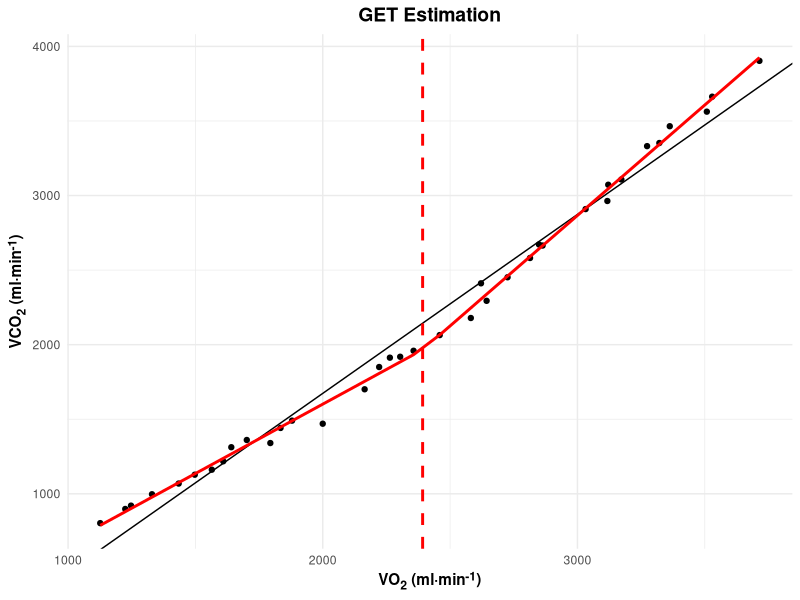
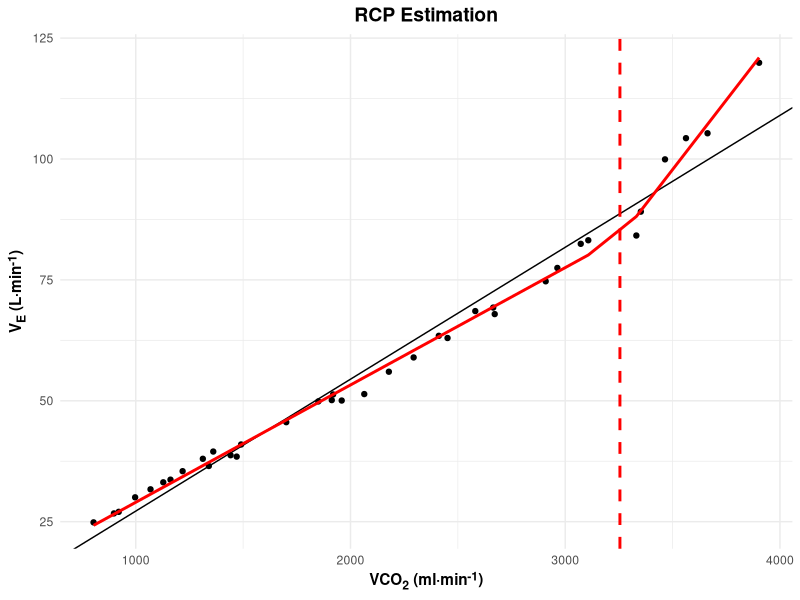
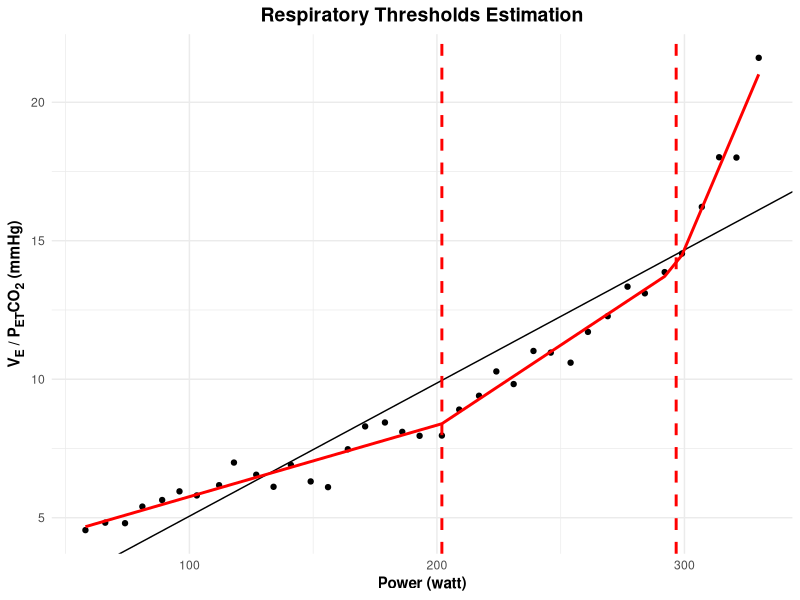
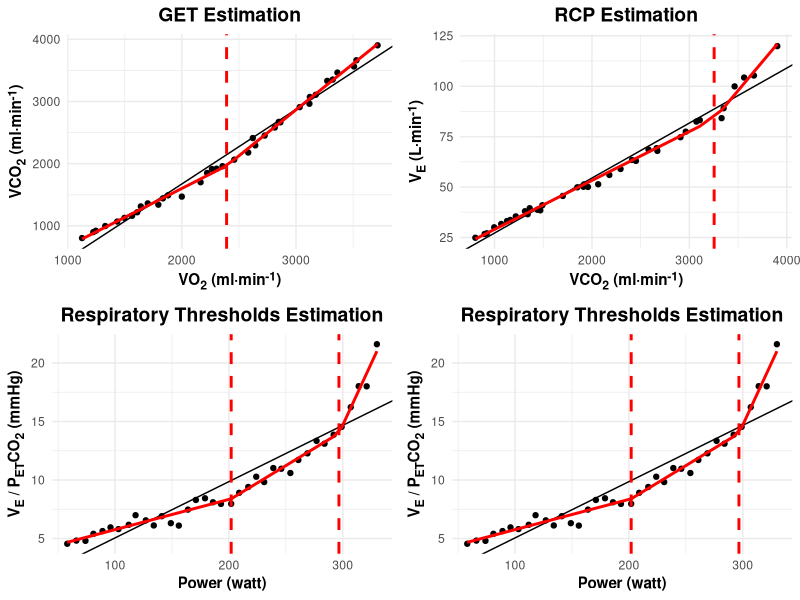

These charts were generated, in order, by the following R code:
if (!require("ggplot2")) install.packages("ggplot2")
if (!require("ggtext")) install.packages("ggtext")
if (!require("gridExtra")) install.packages("gridExtra")
if (!require("here")) install.packages("here")
if (!require("readxl")) install.packages("readxl")
if (!require("segmented")) install.packages("segmented")

library(ggplot2)
library(ggtext)
library(gridExtra)
library(here)
library(readxl)
library(segmented)

# assuming the data file is in the same directory as the source file
df1 <- read_excel(here("Sample_Data_1.xlsx"),sheet = "95")
# df1 <- read_excel(here("Sample_Data_2.xlsx"),sheet = "38")
df1

df1$RT <- df1$VE/df1$PETCO2
attach(df1)

#GET

gr1_get <- ggplot(df1, aes(x = VO2, y = VCO2)) + geom_point()+
  labs(title = "**GET Estimation**", 
       x ="**VO<sub>2</sub> (ml&middot;min<sup>-1</sup>)**",
       y = "**VCO<sub>2</sub> (ml&middot;min<sup>-1</sup>)**")+
  theme_minimal() +
  theme(plot.title = element_markdown(size = 14, hjust=0.5),
    axis.title.y = element_markdown(),
    axis.title.x = element_markdown())
lm1 <- lm(VCO2 ~ VO2)
gr2_get <- gr1_get + geom_abline(intercept = lm1$coefficients[1], 
                 slope = lm1$coefficients[2])

seg_get <- segmented(lm1, seg.Z = ~ VO2, npsi = 1)
summary(seg_get)
# estimation of the breakpoint
seg_get$psi
# estimation of the slopes
slope(seg_get)

fit1 <- fitted(seg_get)
model1 <- data.frame(VO2 = VO2, VCO2 = fit1)

# plot the fitted model
gr3_get <- gr2_get + geom_line(data = model1, aes(x = VO2, y = VCO2), colour = "red",linewidth=1)+
  geom_vline(xintercept = seg_get$psi[,2], linetype = "dashed",colour="red",linewidth=1)
gr3_get

#RCP
gr1_rcp <- ggplot(df1, aes(x = VCO2, y = VE)) + geom_point()+
  labs(title = "**RCP Estimation**", 
       x ="**VCO<sub>2</sub> (ml&middot;min<sup>-1</sup>)**",
       y = "**V<sub>E</sub> (L&middot;min<sup>-1</sup>)**")+
    theme_minimal() +
    theme(plot.title = element_markdown(size = 14, hjust=0.5),
          axis.title.y = element_markdown(),
          axis.title.x = element_markdown())

lm2 <- lm(VE ~ VCO2)

gr2_rcp <- gr1_rcp + geom_abline(intercept = lm2$coefficients[1], 
                         slope = lm2$coefficients[2])

seg_rcp <- segmented(lm2, seg.Z = ~ VCO2, npsi = 1)
summary(seg_rcp)
# estimation of the breakpoint
seg_rcp$psi
# estimation of the slopes
slope(seg_rcp)

fit2 <- fitted(seg_rcp)
model2 <- data.frame(VCO2 = VCO2, VE = fit2)

# plot the fitted model
gr3_rcp <- gr2_rcp + geom_line(data = model2, aes(x = VCO2, y = VE), colour = "red",linewidth=1)+
  geom_vline(xintercept = seg_rcp$psi[,2], linetype = "dashed",colour="red",linewidth=1)
gr3_rcp

#RT
gr1_rt <- ggplot(df1, aes(x = watt, y = RT)) + geom_point()+
  labs(title = "**Respiratory Thresholds Estimation**", 
       x ="**Power (watt)**",
       y = "**V<sub>E</sub> / P<sub>ET</sub>CO<sub>2</sub> (mmHg)**")+
  theme_minimal() +
  theme(plot.title = element_markdown(size = 14, hjust=0.5),
        axis.title.y = element_markdown(),
        axis.title.x = element_markdown())

lm3 <- lm(RT ~ watt)

gr2_rt <- gr1_rt + geom_abline(intercept = lm3$coefficients[1], 
                         slope = lm3$coefficients[2])

seg_rt <- segmented(lm3, seg.Z = ~ watt, npsi = 2)
summary(seg_rt)

# estimation of the breakpoints
seg_rt$psi
# estimation of the slopes
slope(seg_rt)

fit3 <- fitted(seg_rt)
model3 <- data.frame(watt = watt, VE_PETCO2 = fit3)

# plot the fitted model
gr3_rt <- gr2_rt + geom_line(data = model3, aes(x = watt, y = VE_PETCO2), colour = "red",linewidth=1)+
  geom_vline(xintercept = seg_rt$psi[,2], linetype = "dashed",colour="red",linewidth=1)
gr3_rt

# Obtaining the corresponding watt value for GET using interpolation
x_closest_get <- sapply(seg_get$psi[,2], function(bp) { 
  d <- abs(VO2 - bp)
  indd <-  which.min(d)
  e <- c(VO2[indd])
  c(index_pos=indd,closest_VO2=e)
})

watt_breakpoints_get <- approx(VO2, watt, xout=seg_get$psi[,2])$y

# Obtaining the corresponding watt value for RCP using interpolation
x_closest_rcp <- sapply(seg_rcp$psi[,2], function(bp) {
  d <- abs(VCO2 - bp)
  indd <-  which.min(d)
  e <- c(VCO2[indd])
  c(index_pos=indd,closest_VCO2=e)
})

watt_breakpoints_rcp <- approx(VCO2, watt, xout=seg_rcp$psi[,2])$y

# all breakpoints

str1 <- c("GET_VO2","RCP_VCO2","RT_watt")
str2 <- c("Threshold1","Threshold2")
m1 <- rbind(c(seg_get$psi[,2],NA),c(NA,seg_rcp$psi[,2]),seg_rt$psi[,2])
row.names(m1) <- str1
colnames(m1) <- str2

str1 <- c("GET_watt","RCP_watt","RT_watt")
str2 <- c("Threshold1","Threshold2")
m2 <- rbind(c(watt_breakpoints_get,NA),c(NA,watt_breakpoints_rcp),seg_rt$psi[,2])
row.names(m2) <- str1
colnames(m2) <- str2
m1
m2

grid.arrange(gr3_get,gr3_rcp,gr3_rt,gr3_rt,ncol=2)

detach(df1)
